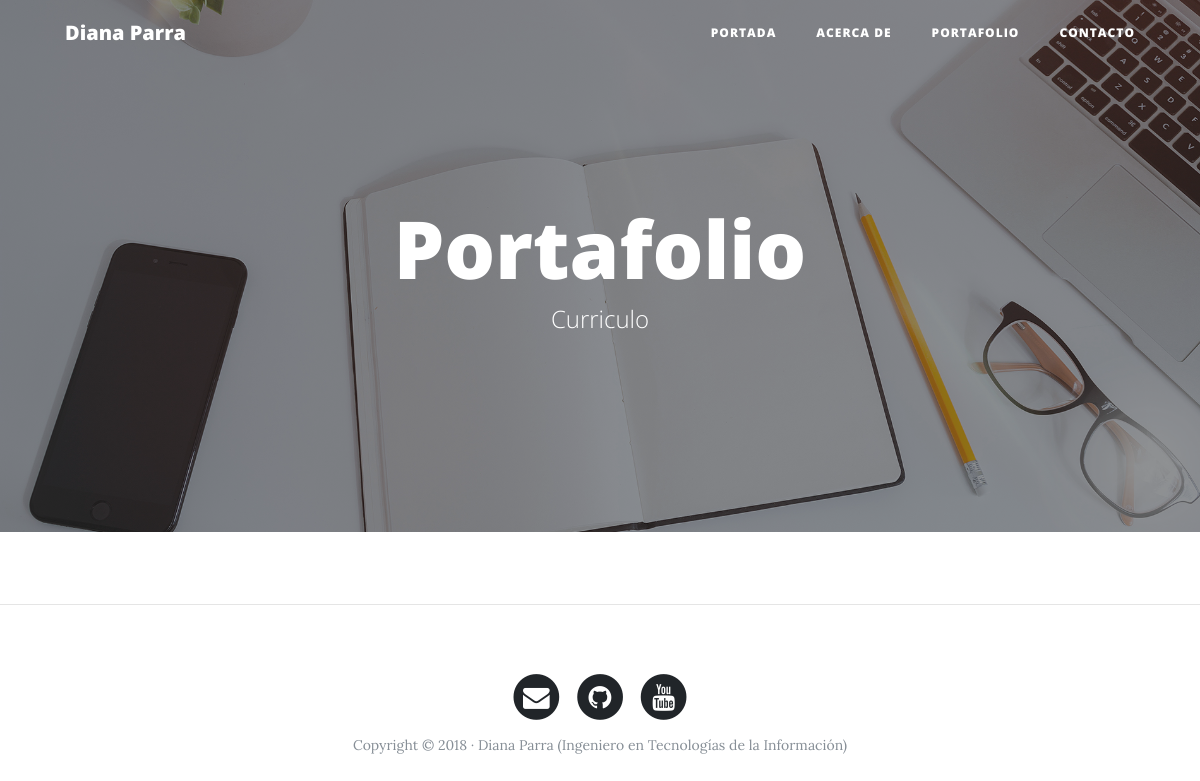
/portfolio/, run on an earlier commit of the app's database.
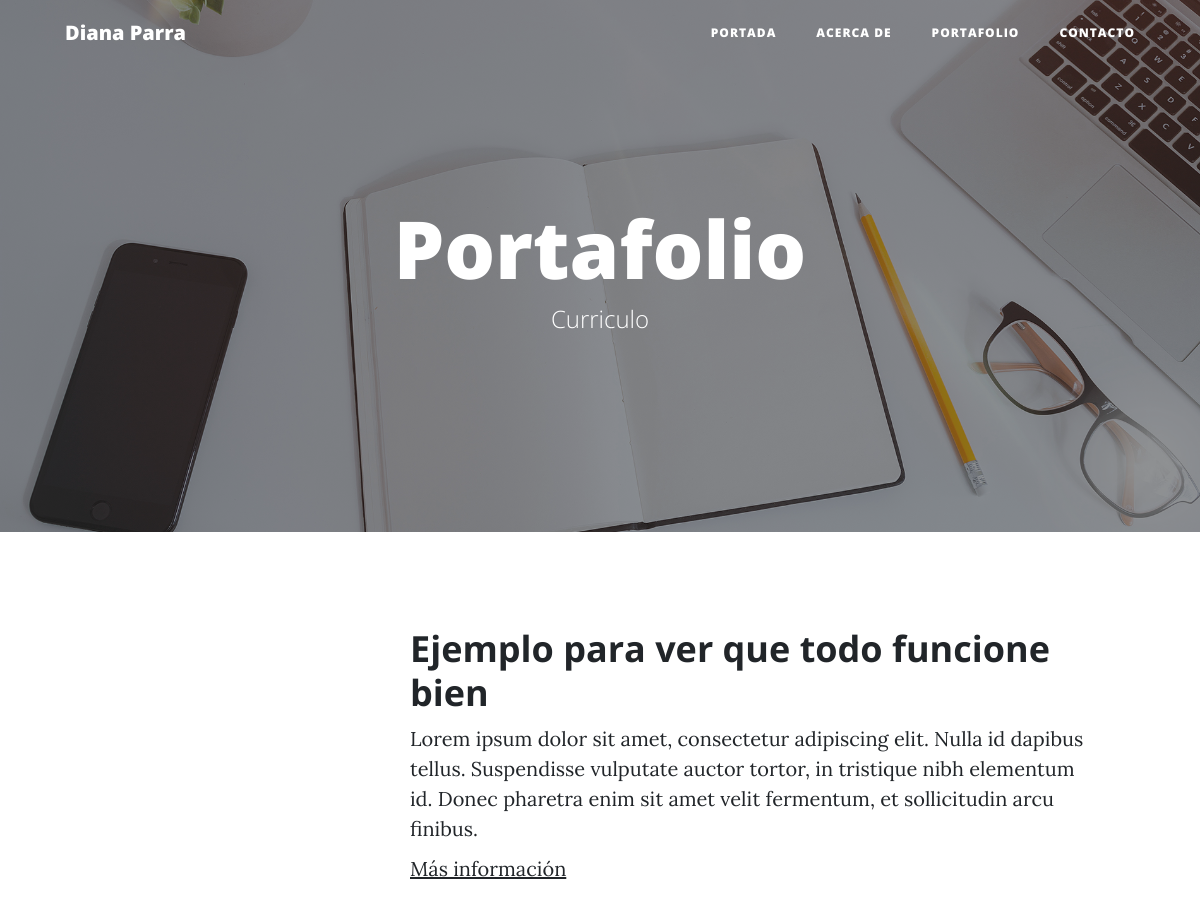
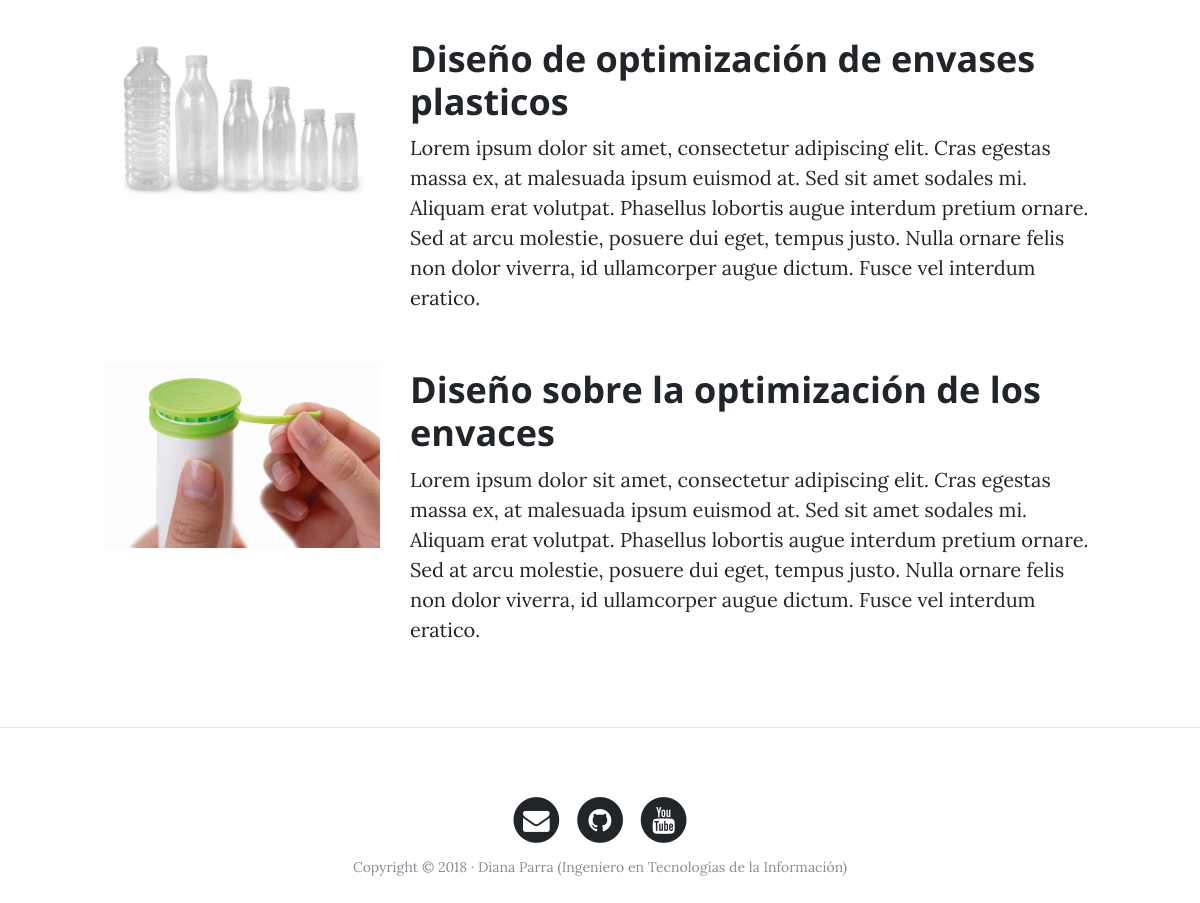
And on a later commit of the database (2 pictures, top to bottom).
### portfolio/models.py (models this page shows, shortened)
class Project(models.Model):
    title = models.CharField(max_length=200, verbose_name="Título")
    description = models.TextField(verbose_name="Descripción")
    image = models.ImageField(verbose_name="Imagen", upload_to="projects")
    link = models.URLField(verbose_name="Dirección web",null=True, blank=True)
    created = models.DateTimeField(auto_now_add=True, verbose_name="Fecha de creación")
    updated = models.DateTimeField(auto_now=True, verbose_name="Fecha de edición")
    class Meta:
        verbose_name = "proyecto"
        verbose_name_plural = "proyectos"
        ordering = ["-created"]

### portfolio/views.py (the view)
# urls.py: path('portfolio/', portfolio_views.portfolio, name="portfolio"),
def portfolio(request):
    projects = Project.objects.all()
    return render(request, "portfolio/portfolio.html", {'projects':projects})

### portfolio/templates/portfolio/portfolio.html (shortened to what this page needs)
{% extends 'core/base.html' %}
{%block background %}{% load static %}{% static 'core/img/portfolio-bg.jpg' %}{% endblock %}
{% block headers %}
<h1>Portafolio</h1>
<span class="subheading">Curriculo</span>
{% endblock %}
{% block content %}
	{% for project in projects %}
		<div class="row project">
			<div class="col-lg-3 col-md-4 offset-lg-1">
				<img class="img-fluid" src="{{ project.image.url}}" alt="">
			</div>
			<div class="col-lg-7 col-md-8">
				<h2 class="section-heading title">{{project.title}}</h2>
				<p>{{project.description}}</p>
				{% if project.link %}
					<p><a href="{{project.link}}">Más información</a></p>
				{% endif %}
			</div>
		</div>
	{% endfor %}
{% endblock %}

### core/templates/core/base.html (shortened to what this page needs)
<!DOCTYPE html>
<html lang="es">
  <head>
    {% load static %}
    <link href="{% static 'core/vendor/bootstrap/css/bootstrap.min.css' %}" rel="stylesheet">
    <link href="{% static 'core/vendor/font-awesome/css/font-awesome.min.css' %}" rel="stylesheet" type="text/css">
    <link href="{% static 'core/css/clean-blog.min.css' %}" rel="stylesheet">
  </head>
  <body>
    <nav class="navbar navbar-expand-lg navbar-light fixed-top" id="mainNav">
      <div class="container">
        <a class="navbar-brand" href="{% url 'home'%}">Diana Parra</a>
        <div class="collapse navbar-collapse" id="navbarResponsive">
          <ul class="navbar-nav ml-auto">
            <li class="nav-item">
              <a class="nav-link" href="{% url 'home'%}">Portada</a>
            </li>
            <li class="nav-item">
              <a class="nav-link" href="{% url 'about'%}">Acerca de</a>
            </li>
            <li class="nav-item">
              <a class="nav-link" href="{% url 'portfolio'%}">Portafolio</a>
            </li>
            <li class="nav-item">
              <a class="nav-link" href="{% url 'contact'%}">Contacto</a>
            </li>
          </ul>
        </div>
      </div>
    </nav>
    <header class="masthead" style="background-image: url('{% block background %}{% endblock %}')">
      <div class="overlay"></div>
      <div class="container">
        <div class="row">
          <div class="col-lg-8 col-md-10 mx-auto">
            <div class="site-heading">
                {% block headers %}{% endblock %}
            </div>
          </div>
        </div>
      </div>
    </header>
    <div clas="container">
       {% block content %}{% endblock %}
    </div>
    {% if request.path != "/" %}<hr>{% endif %}
    <footer>
      <div class="container">
        <div class="row">
          <div class="col-lg-8 col-md-10 mx-auto">
            <ul class="list-inline text-center">
              <li class="list-inline-item">
                <a href="#">
                  <span class="fa-stack fa-lg">
                    <i class="fa fa-circle fa-stack-2x"></i>
                    <i class="fa fa-envelope fa-stack-1x fa-inverse"></i>
                  </span>
                </a>
              </li>
              <li class="list-inline-item">
                <a href="#">
                  <span class="fa-stack fa-lg">
                    <i class="fa fa-circle fa-stack-2x"></i>
                    <i class="fa fa-github fa-stack-1x fa-inverse"></i>
                  </span>
                </a>
              </li>
              <li class="list-inline-item">
                <a href="#">
                  <span class="fa-stack fa-lg">
                    <i class="fa fa-circle fa-stack-2x"></i>
                    <i class="fa fa-youtube fa-stack-1x fa-inverse"></i>
                  </span>
                </a>
              </li>
            </ul>
            <p class="copyright text-muted">Copyright &copy; 2018 · Diana Parra (Ingeniero en Tecnologías de la Información) </p>
          </div>
        </div>
      </div>
    </footer>
  </body>
</html>

What changed in the data, as far as the page shows it:
added Project: title "Ejemplo para ver que todo funcione bien", description "Lorem ipsum dolor sit amet, consectetur adipiscing elit. Nulla id dapibus tellus. Suspendisse vulputate auctor tortor, in tristique nibh elementum id. Donec pharetra enim sit amet velit fermentum, et sollicitudin arcu finibus."
added Project: image (picture), title "Diseño de optimización de envases plasticos", description "Lorem ipsum dolor sit amet, consectetur adipiscing elit. Cras egestas massa ex, at malesuada ipsum euismod at. Sed sit amet sodales mi. Aliquam erat volutpat. Phasellus lobortis augue interdum pretium ornare. Sed at arcu molestie, posuere dui eget, tempus justo. Nulla ornare felis non dolor viverra, id ullamcorper augue dictum. Fusce vel interdum eratico."
added Project: image (picture), title "Diseño sobre la optimización de los envaces", description "Lorem ipsum dolor sit amet, consectetur adipiscing elit. Cras egestas massa ex, at malesuada ipsum euismod at. Sed sit amet sodales mi. Aliquam erat volutpat. Phasellus lobortis augue interdum pretium ornare. Sed at arcu molestie, posuere dui eget, tempus justo. Nulla ornare felis non dolor viverra, id ullamcorper augue dictum. Fusce vel interdum eratico."
